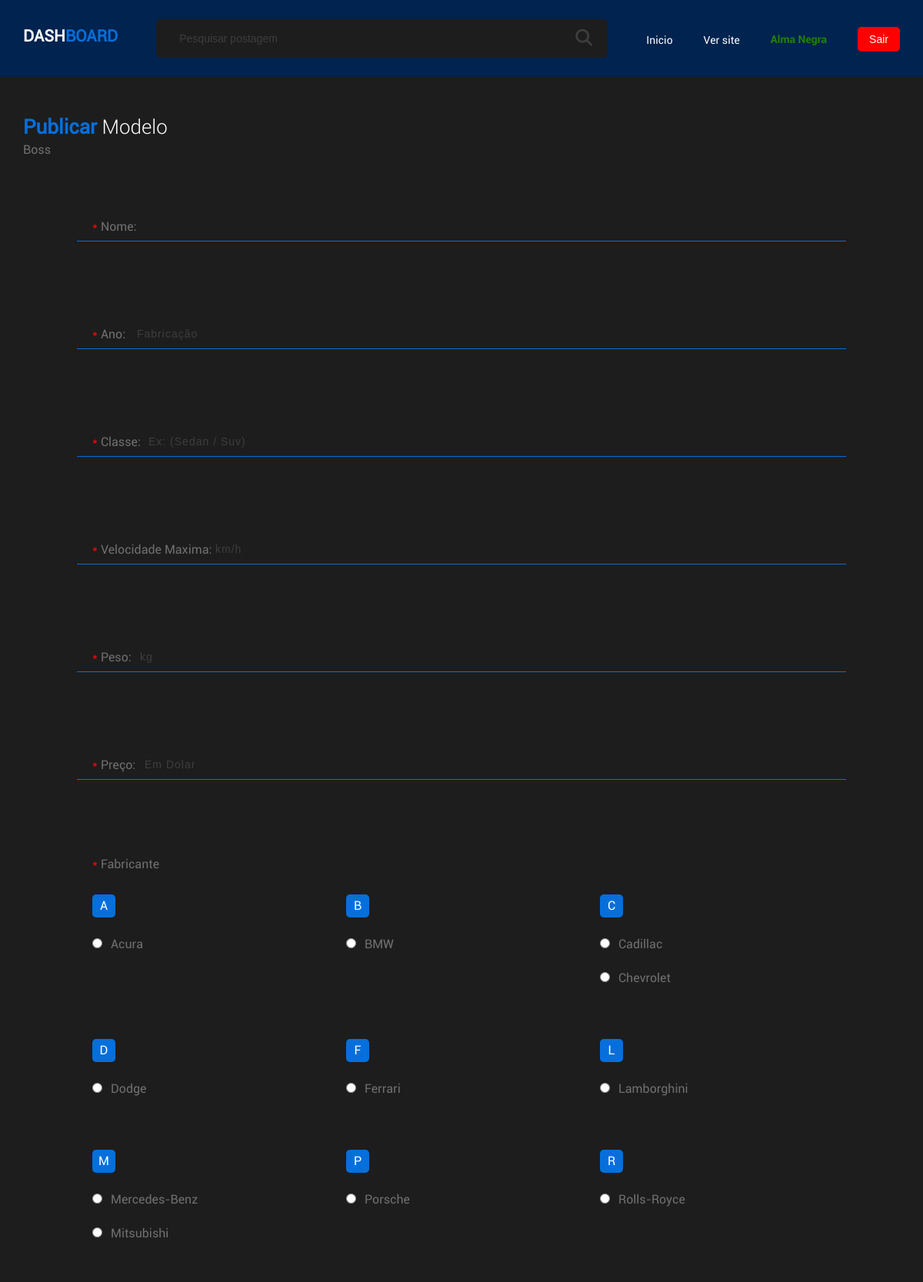
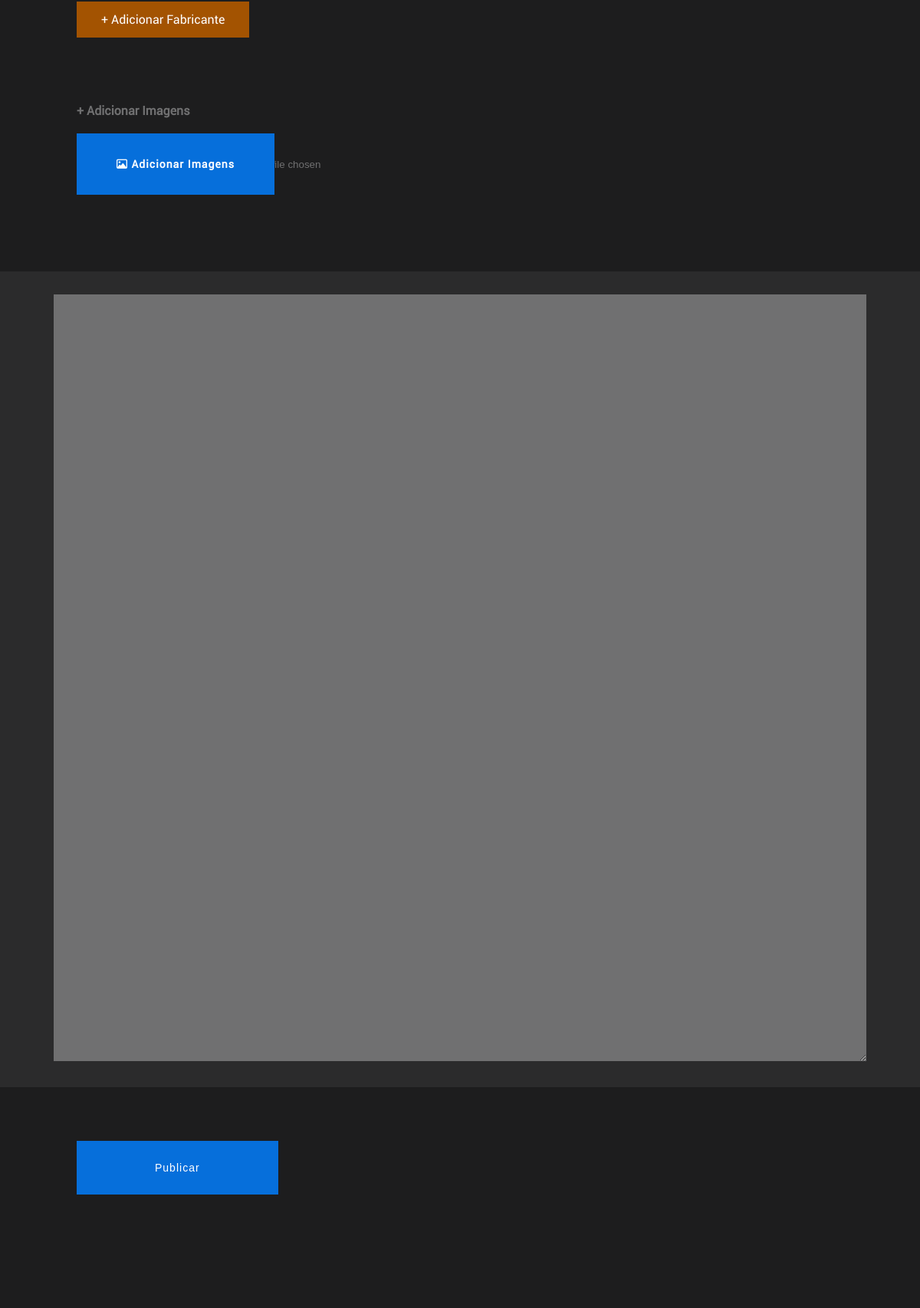
Page /projeto/publicar_modelo.php (signed in, upper part) on the committed database (2 pictures, top to bottom).
### tables this page shows
CREATE TABLE `cargos` (
  `ID` int(11) UNSIGNED NOT NULL,
  `nome` varchar(100) NOT NULL
);

CREATE TABLE `fabricantes` (
  `ID` int(11) UNSIGNED NOT NULL,
  `nome` varchar(100) NOT NULL,
  `logo` varchar(45) NOT NULL,
  `slogan` varchar(100) NOT NULL,
  `atividade` varchar(100) DEFAULT NULL,
  `ano` int(4) DEFAULT NULL,
  `siteOficial` varchar(100) DEFAULT NULL,
  `historia` text DEFAULT NULL,
  `data_publicada` datetime DEFAULT NULL,
  `situacao` tinyint(1) DEFAULT NULL,
  `funcionario_id` int(11) UNSIGNED DEFAULT NULL
);

### projeto/data/DB_cargos.php (called while the page is built)
<?php
$stmt = $conn->prepare("SELECT * FROM cargos");
$stmt->execute();
$cargos = $stmt->fetchAll(PDO::FETCH_ASSOC);

### projeto/models/DB_ponte.php (called while the page is built, shortened)
<?php
require_once("data/DB_cargos.php");
require_once("data/DB_fabricantes.php");

### projeto/global/global.php (called while the page is built, shortened)
<?php
$BASE_URL = "http://" . $_SERVER["SERVER_NAME"] . dirname($_SERVER["REQUEST_URI"]."?") . "/";

### projeto/data/DB_fabricantes.php (called while the page is built)
<?php
$stmt = $conn->prepare("SELECT * FROM fabricantes ORDER BY ID DESC");
$stmt->execute();
$fabricanteID = $stmt->fetchAll(PDO::FETCH_ASSOC);
$stmt = $conn->prepare("SELECT * FROM fabricantes ORDER BY nome ASC");
$stmt->execute();
$fabricanteNome = $stmt->fetchAll(PDO::FETCH_ASSOC);

### projeto/publicar_modelo.php (the view, shortened to what this page needs)
<?php
    require_once("template/DASH_header.php");
    if(isset($_SESSION["valida_nome"]) && $_SESSION["valida_nome"] !== "") {
        $validaNome = $_SESSION["valida_nome"];
    } else {
        $validaNome = "";
    }
    if(isset($_SESSION["valida_ano"]) && $_SESSION["valida_ano"] !== "") {
        $validaAno = $_SESSION["valida_ano"];
    } else {
        $validaAno = "";
    }
    if(isset($_SESSION["valida_classe"]) && $_SESSION["valida_classe"] !== "") {
        $validaClasse = $_SESSION["valida_classe"];
    } else {
        $validaClasse = "";
    }
    if(isset($_SESSION["valida_velocidade"]) && $_SESSION["valida_velocidade"] !== "") {
        $validaVelocidade = $_SESSION["valida_velocidade"];
    } else {
        $validaVelocidade = "";
    }
    if(isset($_SESSION["valida_peso"]) && $_SESSION["valida_peso"] !== "") {
        $validaPeso = $_SESSION["valida_peso"];
    } else {
        $validaPeso = "";
    }
    if(isset($_SESSION["valida_preco"]) && $_SESSION["valida_preco"] !== "") {
        $validaPreco = $_SESSION["valida_preco"];
    } else {
        $validaPreco = "";
    }
    if(isset($_SESSION["valida_descricao"]) && $_SESSION["valida_descricao"] !== "") {
        $validaDescricao = $_SESSION["valida_descricao"];
    } else {
        $validaDescricao = "";
    }
    foreach($fabricanteNome as $i) {
        $alfabetoFab[] = strtolower(substr($i["nome"], 0, 1));
    }
    $alfabetoFab = array_unique($alfabetoFab);
?>
<div class="container">
<?php if(!isset($idPost)): ?>
<div id="titulo-form-publicar">
    <h1><span>Publicar</span> Modelo</h1>
    <p><?= $cargo ?></p>
</div>
<form id="form-publica" action="<?= $BASE_URL ?>admin/publicaModelo.php" method="POST" enctype="multipart/form-data">
    <div class="form">
        <div class="input-padrao">
            <div class="row">
                <label for="nome"><span>*</span> Nome:</label>
                <input type="text" name="nome" id="nome" value="<?= $validaNome ?>" class="<?= $_SESSION["classNome"] ?>">
            </div>
            <div class="row">
                <label for="ano"><span>*</span> Ano:</label>
                <input class="numero <?= $_SESSION["classAno"] ?>" type="number" name="ano" id="ano" placeholder="Fabricação" value="<?= $validaAno ?>">
            </div>
            <div class="row">
                <label for="classe"><span>*</span> Classe:</label>
                <input type="text" name="classe" id="classe" value="<?= $validaClasse ?>" class="<?= $_SESSION["classClasse"] ?>" placeholder="Ex: (Sedan / Suv)">
            </div>
            <div class="row">
                <label for="velocidade"><span>*</span> Velocidade Maxima:</label>
                <input class="numero <?= $_SESSION["classVelocidade"] ?>" type="number" name="velocidade" id="velocidade" value="<?= $validaVelocidade ?>" placeholder="km/h">
            </div>
            <div class="row">
                <label for="peso"><span>*</span> Peso:</label>
                <input class="numero <?= $_SESSION["classPeso"] ?>" type="number" name="peso" id="peso" value="<?= $validaPeso ?>" placeholder="kg">
            </div>
            <div class="row">
                <label for="preco"><span>*</span> Preço:</label>
                <input class="numero <?= $_SESSION["classPreco"] ?>" type="number" name="preco" id="preco" value="<?= $validaPreco ?>" placeholder="Em Dolar">
            </div>
        </div>
        <div class="select">
            <p><span>*</span> Fabricante</p>
            <div class="main-sel-fab">
                <?php foreach($alfabetoFab as $alfa): ?>
                    <div class="alfabeto">
                        <p class="<?= $_SESSION["classFabricante"] ?>"><?= $alfa ?></p>
                        <?php foreach($fabricanteNome as $fabricante): ?>
                            <?php if(strtolower(substr($fabricante["nome"], 0, 1)) === $alfa): ?>
                                <div class="opcoes">
                                    <input type="radio" name="fabricante" id="fabricante-<?= $fabricante["ID"] ?>" value="<?= $fabricante["ID"] ?>"
                                    >
                                    <label for="fabricante-<?= $fabricante["ID"] ?>"><?= $fabricante["nome"] ?></label>
                                </div>
                            <?php endif; ?>
                        <?php endforeach; ?>
                    </div>
                <?php endforeach; ?>
                <div class="link">
                    <a target="blacnk" href="<?= $BASE_URL ?>publicar_fabricante.php">+ Adicionar Fabricante</a>
                </div>
            </div>
        </div>
        <div class="input-imagens">
            <label class="label-imagem">+ Adicionar Imagens</label>
            <div id="input-imagens-container">
                <label class="imagem" for="imagens">
                    <i class="fa-regular fa-image"></i> Adicionar Imagens
                </label>
                <input type="file" accept="image/*" name="imagens[]" id="imagens" multiple>
            </div>
        </div>
    </div>
    <div class="textarea">
        <textarea name="descricao" cols="100" rows="30" class="<?= $_SESSION["classDescricao"] ?>"><?= $validaDescricao ?></textarea>
    </div>
    <div class="form">
        <button class="bot-publicar">Publicar</button>
    </div>
</form>
<?php endif; ?>
</div>
</body>
</html>

### projeto/assets/css/main.css (style rules this page uses)
* { margin: 0 auto; padding: 0; }
html { scroll-behavior: smooth; }
:root { --color_um: #1d1d1e; --color_dois: #00234f; --color_tres: #066fdb; --color_quatro: #fff; --color_cinco: #707071; --color_seis: #3e3e3f; --color_sete: #218204; --color_sete_hover: #124901; --color_oito: #ff0000; --color_oito_hover: #890202; --color_nove: #ffc104; --color_nove_hover: #a35301; }
body { background: var(--color_um); font-family: "Roboto-Regular"; }
.container { width: 100%; max-width: 1600px; overflow: hidden; }

### rows in the picture
cargos: nome "Boss"
fabricantes: nome "Acura"
fabricantes: nome "BMW"
fabricantes: nome "Cadillac"
fabricantes: nome "Chevrolet"
fabricantes: nome "Dodge"
fabricantes: nome "Ferrari"
fabricantes: nome "Lamborghini"
fabricantes: nome "Mercedes-Benz"
fabricantes: nome "Mitsubishi"
fabricantes: nome "Porsche"
fabricantes: nome "Rolls-Royce"

### other values in the picture
$_SESSION["nome"] "Alma"
$_SESSION["sobrenome"] "Negra"
$alfa "A"
$alfa "B"
$alfa "C"
$alfa "D"
$alfa "F"
$alfa "L"
$alfa "M"
$alfa "P"
$alfa "R"
